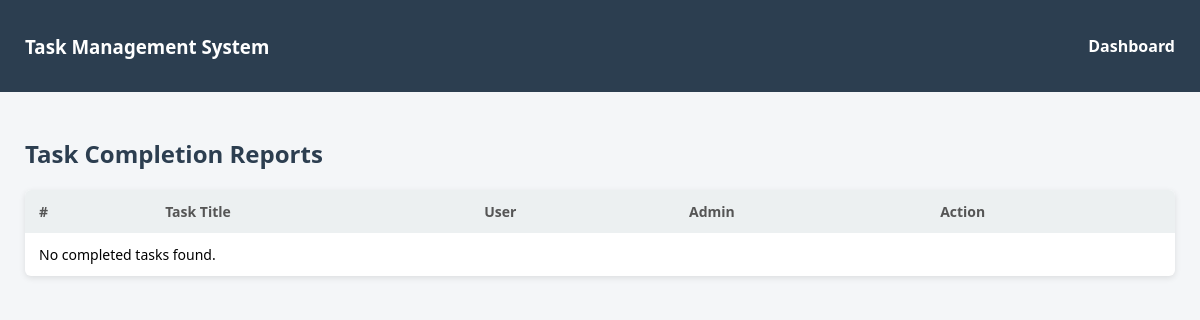
Page /task/list_completedtask/ (signed in) on the earlier database version.
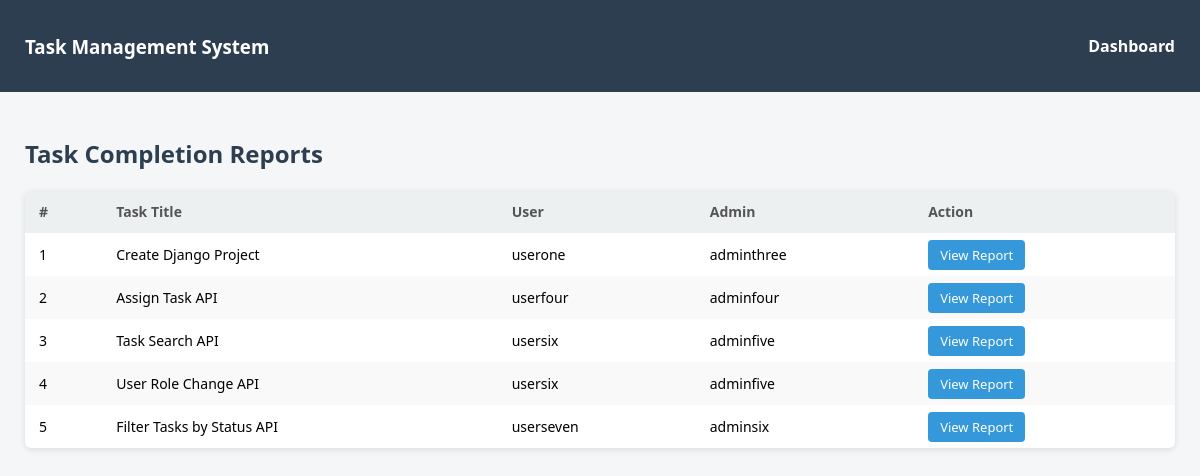
Same page on the later database version.
### taskapp/models.py (models this page shows)
class Task(models.Model):
    STATUS_CHOICES = (
       ('Pending', 'Pending'),
       ('In Progress', 'In Progress'),
       ('Completed', 'Completed'),
    )
    title = models.CharField(max_length=200)
    description = models.TextField()
    assigned_to = models.ForeignKey(
        User,
        on_delete=models.CASCADE,
        related_name='tasks'
    )
    created_by = models.ForeignKey(
        User,
        on_delete=models.CASCADE,
        related_name='created_tasks'
    )
    due_date = models.DateField()
    status = models.CharField(
        max_length=20,
        choices=STATUS_CHOICES,
        default='Pending'
    )
    worked_hours = models.PositiveIntegerField(null=True, blank=True)
    completion_report = models.TextField(null=True, blank=True)
    created_at = models.DateTimeField(auto_now_add=True)
    updated_at = models.DateTimeField(auto_now=True)

### authapp/models.py (models this page shows, shortened)
class User(AbstractUser):
    ROLE_CHOICES = (
        ('superadmin', 'Super Admin'),
        ('admin', 'Admin'),
        ('user', 'User'),
    )
    role = models.CharField(max_length=25,choices = ROLE_CHOICES,default='superadmin')
    assigned_admin = models.ForeignKey('self',
        on_delete=models.SET_NULL,
        null=True,
        blank=True,
        limit_choices_to={'role': 'admin'},
        related_name='assigned_users')

### taskapp/views.py (the view)
# urls.py: path('list_completedtask/', views.list_completedtask, name ='list_completedtask'),
def list_completedtask(request):
    user = request.user
    if user.role == 'superadmin':
        completed_tasks = Task.objects.filter(status='Completed').select_related('assigned_to', 'assigned_to__assigned_admin')
    elif user.role == 'admin':
        completed_tasks = Task.objects.filter(
            status='Completed',
            assigned_to__assigned_admin=user
        ).select_related('assigned_to', 'assigned_to__assigned_admin')
    else:
        completed_tasks = []
    return render(request, 'list_completedtask.html', {'completed_tasks': completed_tasks})

### taskapp/templates/list_completedtask.html (shortened to what this page needs)
<!DOCTYPE html>
<html lang="en">
<head>
</head>
<body>
<header>
    <h3>Task Management System</h3>
    {% if request.user.role == 'superadmin' %}
        <a href="{% url 'superadmin_dashboard' %}">Dashboard</a>
    {% else %}
        <a href="">Dashboard</a>
    {% endif %}
</header>
<div class="container">
    <h2>Task Completion Reports</h2>
    <table>
        <thead>
            <tr>
                <th>#</th>
                <th>Task Title</th>
                <th>User</th>
                <th>Admin</th>
                <th>Action</th>
            </tr>
        </thead>
        <tbody>
           {% for task in completed_tasks %}
<tr>
    <td>{{ forloop.counter }}</td>
    <td>{{ task.title }}</td>
    <td>{{ task.assigned_to.username }}</td>
    <td>{{ task.assigned_to.assigned_admin.username }}</td>
    <td>
        <a href="{% url 'task_reports' task.id %}" class="view-btn">View Report</a>
    </td>
</tr>
{% empty %}
<tr>
    <td colspan="5">No completed tasks found.</td>
</tr>
{% endfor %}
        </tbody>
    </table>
</div>
</body>
</html>

Differences in the rows shown:
added Task: title "Create Django Project", assigned_to.username "userone", assigned_to.assigned_admin.username "adminthree"
added Task: title "Assign Task API", assigned_to.username "userfour", assigned_to.assigned_admin.username "adminfour"
added Task: title "Task Search API", assigned_to.username "usersix", assigned_to.assigned_admin.username "adminfive"
added Task: title "User Role Change API", assigned_to.username "usersix", assigned_to.assigned_admin.username "adminfive"
added Task: title "Filter Tasks by Status API", assigned_to.username "userseven", assigned_to.assigned_admin.username "adminsix"
Other differences:
text no longer shown: "No completed tasks found."
